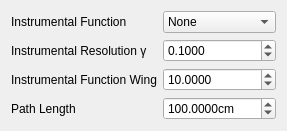
       <widget class="QWidget" name="absorbtion">
        <property name="autoFillBackground">
         <bool>false</bool>
        </property>
        <attribute name="title">
         <string>Absorption Spectrum</string>
        </attribute>
        <layout class="QGridLayout" name="gridLayout_13">
         <item row="0" column="0">
          <layout class="QGridLayout" name="gridLayout_14">
           <item row="0" column="0">
            <layout class="QFormLayout" name="formLayout_6">
             <property name="sizeConstraint">
              <enum>QLayout::SetFixedSize</enum>
             </property>
             <property name="fieldGrowthPolicy">
              <enum>QFormLayout::AllNonFixedFieldsGrow</enum>
             </property>
             <item row="0" column="0">
              <widget class="QLabel" name="label_25">
               <property name="text">
                <string>Instrumental Function</string>
               </property>
              </widget>
             </item>
             <item row="0" column="1">
              <widget class="QComboBox" name="as_instrumental_fn">
               <item>
                <property name="text">
                 <string>None</string>
                </property>
               </item>
               <item>
                <property name="text">
                 <string>Rectangular</string>
                </property>
               </item>
               <item>
                <property name="text">
                 <string>Triangular</string>
                </property>
               </item>
               <item>
                <property name="text">
                 <string>Gaussian</string>
                </property>
               </item>
               <item>
                <property name="text">
                 <string>Diffraction</string>
                </property>
               </item>
               <item>
                <property name="text">
                 <string>Michelson</string>
                </property>
               </item>
               <item>
                <property name="text">
                 <string>Dispersion</string>
                </property>
               </item>
              </widget>
             </item>
             <item row="1" column="0">
              <widget class="QLabel" name="label_6">
               <property name="text">
                <string>Instrumental Resolution γ</string>
               </property>
              </widget>
             </item>
             <item row="1" column="1">
              <widget class="QDoubleSpinBox" name="as_instrumental_resolution">
               <property name="decimals">
                <number>4</number>
               </property>
               <property name="minimum">
                <double>0.000000000000000</double>
               </property>
               <property name="maximum">
                <double>100000000000000000.000000000000000</double>
               </property>
               <property name="value">
                <double>0.100000000000000</double>
               </property>
              </widget>
             </item>
             <item row="2" column="0">
              <widget class="QLabel" name="label_5">
               <property name="text">
                <string>Instrumental Function Wing</string>
               </property>
              </widget>
             </item>
             <item row="2" column="1">
              <widget class="QDoubleSpinBox" name="as_instrumental_fn_wing">
               <property name="decimals">
                <number>4</number>
               </property>
               <property name="minimum">
                <double>0.000000000000000</double>
               </property>
               <property name="maximum">
                <double>99999999999999991433150857216.000000000000000</double>
               </property>
               <property name="value">
                <double>10.000000000000000</double>
               </property>
              </widget>
             </item>
             <item row="3" column="0">
              <widget class="QLabel" name="label_26">
               <property name="text">
                <string>Path Length</string>
               </property>
              </widget>
             </item>
             <item row="3" column="1">
              <layout class="QHBoxLayout" name="horizontalLayout_10">
               <item>
                <widget class="QDoubleSpinBox" name="as_path_length">
                 <property name="buttonSymbols">
                  <enum>QAbstractSpinBox::UpDownArrows</enum>
                 </property>
                 <property name="specialValueText">
                  <string/>
                 </property>
                 <property name="correctionMode">
                  <enum>QAbstractSpinBox::CorrectToPreviousValue</enum>
                 </property>
                 <property name="prefix">
                  <string/>
                 </property>
                 <property name="suffix">
                  <string>cm</string>
                 </property>
                 <property name="decimals">
                  <number>4</number>
                 </property>
                 <property name="maximum">
                  <double>1000000000.000000000000000</double>
                 </property>
                 <property name="value">
                  <double>100.000000000000000</double>
                 </property>
                </widget>
               </item>
              </layout>
             </item>
            </layout>
           </item>
          </layout>
         </item>
        </layout>
       </widget>
